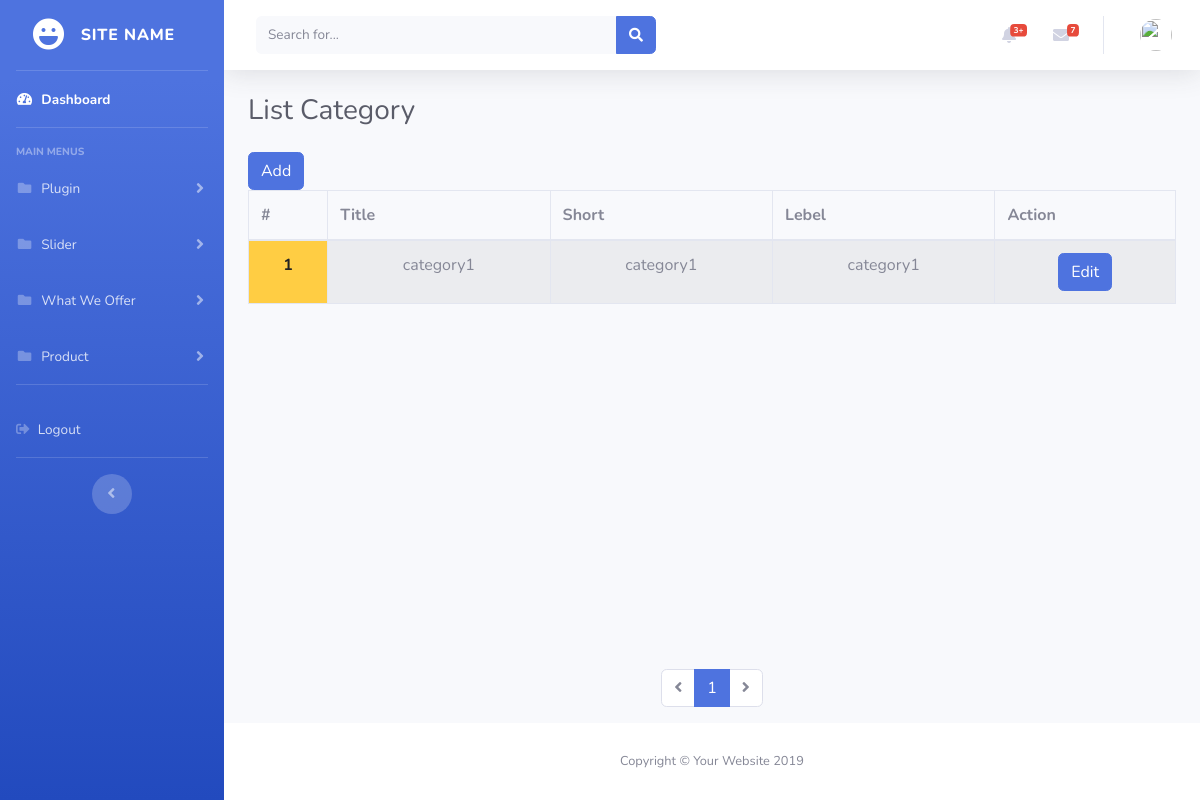
/panel/listCategory.php, run on the app's committed database.
### tables this page shows
CREATE TABLE `category` (
  `category_id` int(255) NOT NULL,
  `category_title` varchar(255) NOT NULL,
  `category_short` varchar(255) NOT NULL,
  `category_lebel` varchar(255) NOT NULL,
  `category_created_date` varchar(255) NOT NULL,
  `category_created_time` varchar(255) NOT NULL
);

### panel/listCategory.php (the view, shortened to what this page needs)
<?php include("header.inc.php"); ?>
<body id="page-top">
  <div id="wrapper">
    <?php include("sideBar.inc.php"); ?>
    <div id="content-wrapper" class="d-flex flex-column">
      <div id="content">
        <?php include("topBar.inc.php"); ?>
                <div class="container-fluid">
                    <h1 class="h3 mb-4 text-gray-800">List Category</h1>
                    <a class="btn btn-primary" href="javascript:void(0);" data-toggle="modal" data-target="#categoryAdd">Add</a>
                        </div>
                    <div class="uk-overflow-auto">
    <table class="uk-table uk-table-hover uk-table-middle uk-table-divider uk-table-responsive table table-bordered table-striped mb-0" id="datatable-tabletools">
        <thead>
            <tr>
                <th class="uk-table-shrink">#</th>
                <th class="uk-width-expand">Title</th>
                <th class="uk-table-shrink uk-text-nowrap">Short</th>
                <th class="uk-table-shrink uk-text-nowrap">Lebel</th>
                <th class="uk-width-small">Action</th>
            </tr>
        </thead>
            <tbody>
            <?php
if (isset($_GET['page_no']) && $_GET['page_no']!="") {
$page_no = $_GET['page_no'];
} else {
  $page_no = 1;
  }
$total_records_per_page = 24;
$offset = ($page_no-1) * $total_records_per_page;
$previous_page = $page_no - 1;
$next_page = $page_no + 1;
$result_count = mysqli_query($db,"SELECT COUNT(*) As total_records FROM `category` ");
$total_records = mysqli_fetch_array($result_count);
$total_records = $total_records['total_records'];
$total_no_of_pages = ceil($total_records / $total_records_per_page);
?>
<?php
    $categoryQuery = $db->query("SELECT * FROM category ORDER BY category_id DESC LIMIT $offset, $total_records_per_page") or die('could not search!');
        while ($row = mysqli_fetch_array($categoryQuery)) {
            $category_id = $row['category_id'];
            $category_title = $row['category_title'];
            $category_short = $row['category_short'];
            $category_lebel = $row['category_lebel'];
?>
                <tr class="text-center">
                    <td style="background: #FFCD43;color: #222;font-weight:bold;"><?php echo $category_id; ?></td>
                    <td class="uk-text-truncate"><?php echo $category_title; ?></td>
                    <td class="uk-text-nowrap"><?php echo $category_short; ?></td>
                    <td class="uk-text-nowrap"><?php echo $category_lebel; ?></td>
                    <td class="uk-table-link">
                        <a class="btn btn-primary" href="javascript:void(0);" data-toggle="modal" data-target="#category<?php echo $category_id; ?>">Edit</a>
                    </td>
                </tr>
<?php } ?>
            </tbody>
        </table>
</div>
                </div>
            </div>
            <nav aria-label="Page navigation example" style="margin: 0 auto">
        <ul class="pagination justify-content-center">
        <li class="page-item" <?php if($page_no <= 1){ echo "class='disabled'"; } ?>>
          <a class="page-link" <?php if($page_no > 1){ echo "href='?page_no=$previous_page'"; } ?> aria-label="Previous">
            <span aria-hidden="true"><i class="fas fa-angle-left"></i></span>
          </a>
        </li>
  <?php
  if ($total_no_of_pages <= 10){
  for ($counter = 1; $counter <= $total_no_of_pages; $counter++){
  if ($counter == $page_no) {
  echo "<li class=\"page-item active\"><a class=\"page-link\">$counter</a></li>";
  }else{
  echo "<li class=\"page-item\"><a class=\"page-link\" href='?page_no=$counter'>$counter</a></li>";
  }
  }
  }
  ?>
        <li class="page-item" <?php if($page_no >= $total_no_of_pages){ echo "class='disabled'"; } ?>>
          <a class="page-link" <?php if($page_no < $total_no_of_pages) { echo "href='?page_no=$next_page'"; } ?> aria-label="Next">
            <span aria-hidden="true"><i class="fas fa-angle-right"></i></span>
          </a>
        </li>
        </ul>
      </nav>
<?php include("footer.inc.php"); ?>

### data on the page
category: category_id "1", category_title "category1", category_short "category1", category_lebel "category1"
